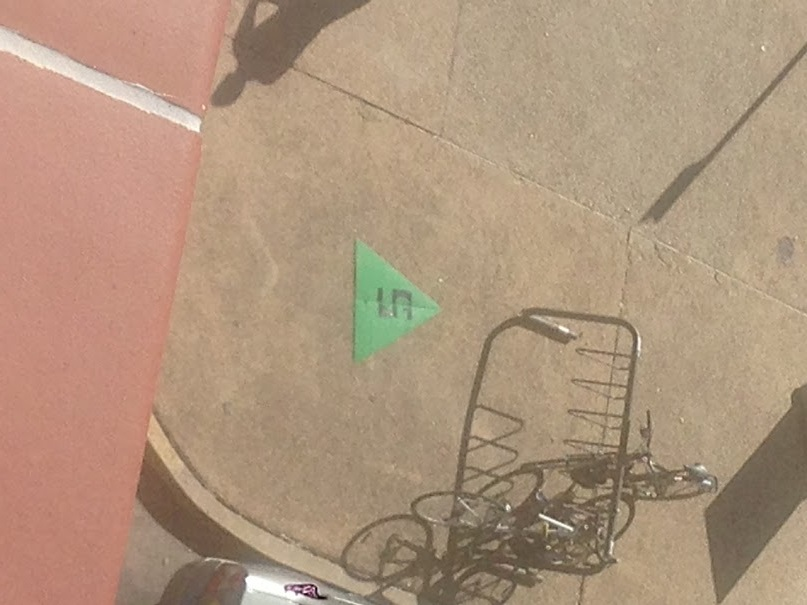
%> input picture practicingCVAbbas/test_images/2014-10-26-2.jpg, 807 x 605 px
$ octave startOOPTesting.m   (GNU Octave 9; MATLAB toolbox functions it lacks are replaced by stand-ins)
%> lines starting %> are read from the running program, lines starting %| are printed output that depends on the picture; in (x1, y1, x2, y2) boxes, pixels count from 0 and x2, y2 are one past the last pixel; in counts of white or black regions, pixels touching at a corner belong together; the program's own positions count from 1
origImg = imread('test_images/2014-10-26-2.jpg');
%> origImg is the input picture: size 605x807x3 uint8; mean R, G, B 175.1, 148.9, 125.3
%figure; imshow(origImg); title('Original Image');

%make grayscale image
grayImg = rgb2gray(origImg);
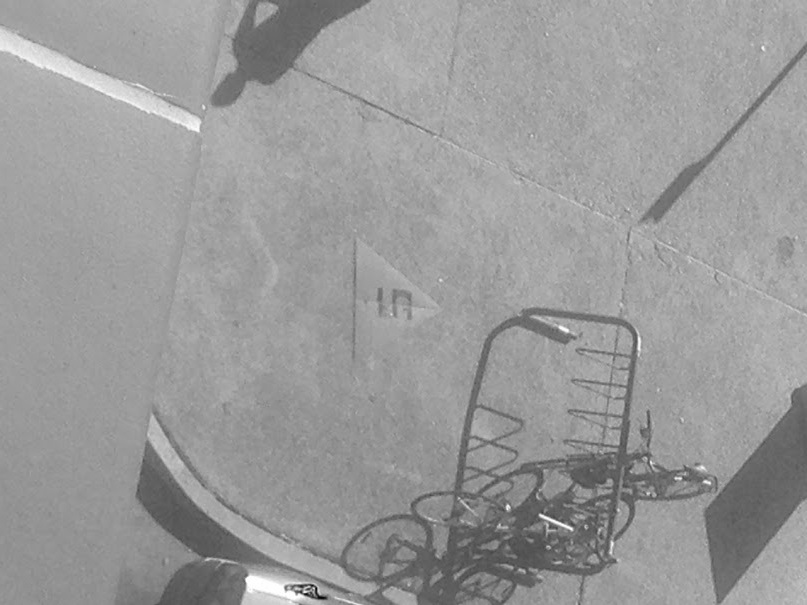
%> grayImg: size 605x807 uint8; min 4, max 255, mean 154
%figure; imshow(grayImg); title('Grayscale Image');

%make black and white image
bwImg = im2bw(origImg);
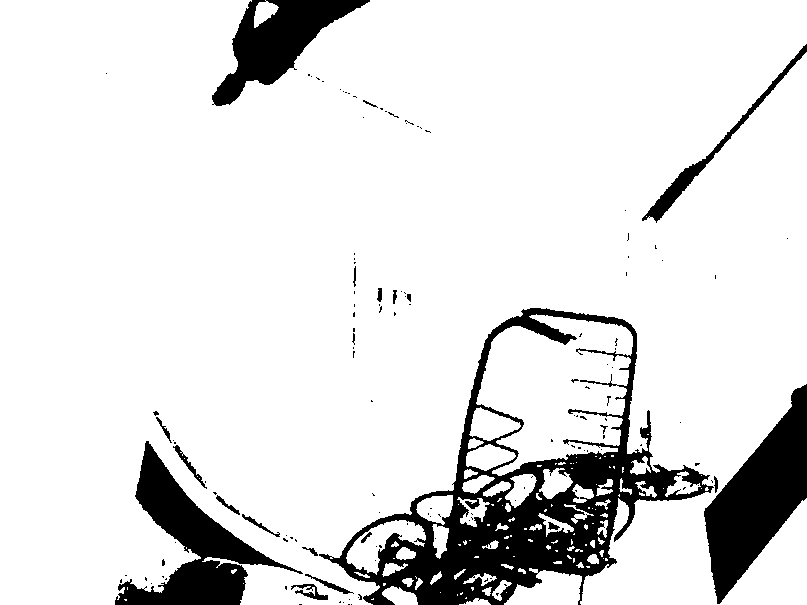
%> bwImg: size 605x807 logical; 88% white; 139 black regions (117 under 20 px), largest, box (x1, y1, x2, y2) and area: (319, 308, 714, 605) 27961, (704, 384, 807, 604) 10656, (115, 441, 303, 605) 9588
%figure; imshow(bwImg); title('Black and White Image');

%make hsv images
hsvImg = rgb2hsv(origImg);
%> hsvImg: size 605x807x3 double; mean H, S, V 0.0855, 0.287, 0.689
%figure; imshow(hsvImg); title('HSV Image');
%hsv1
hsv1Img = hsvImg(:,:,1);
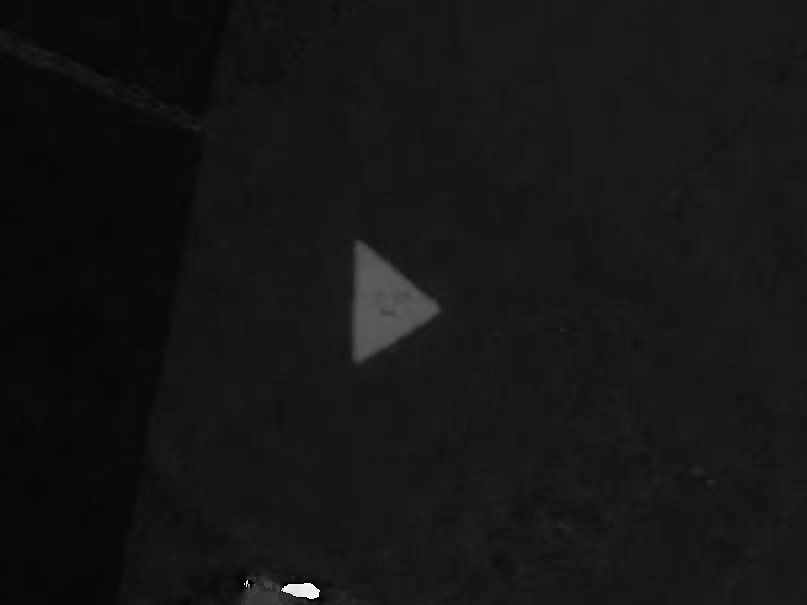
%> hsv1Img: size 605x807 double; min 0, max 0.992, mean 0.0855
%figure; imshow(hsv1Img); title('HSV 1 Image');
%hsv2
hsv2Img = hsvImg(:,:,2);
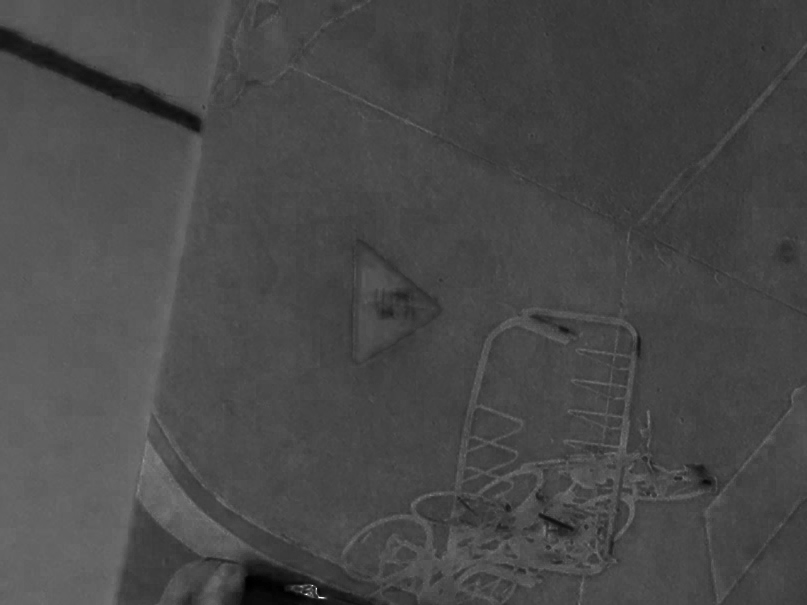
%> hsv2Img: size 605x807 double; min 0, max 1, mean 0.287
%figure; imshow(hsv2Img); title('HSV 2 Image');
%hsv3
hsv3Img = hsvImg(:,:,3);
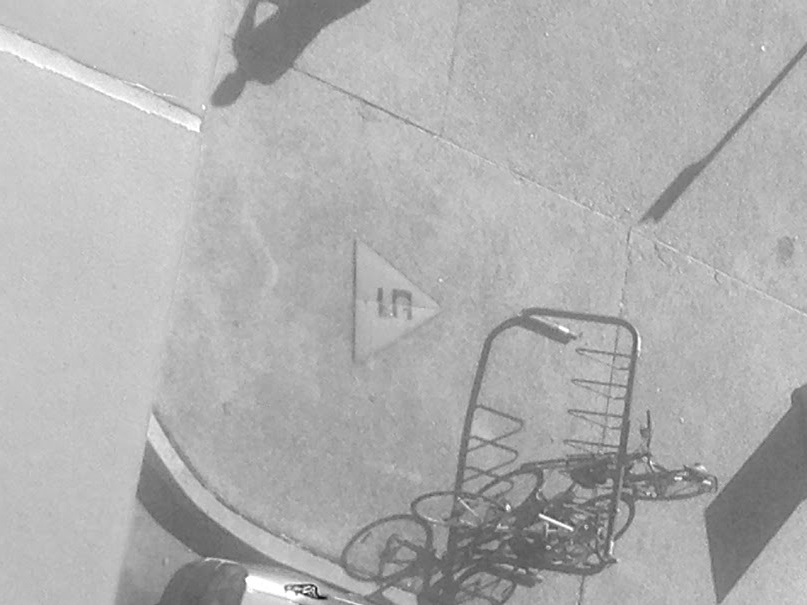
%> hsv3Img: size 605x807 double; min 0.0471, max 1, mean 0.689
%figure; imshow(hsv3Img); title('HSV 3 Image');

%make histeq images
histImg = histeq(hsv1Img);
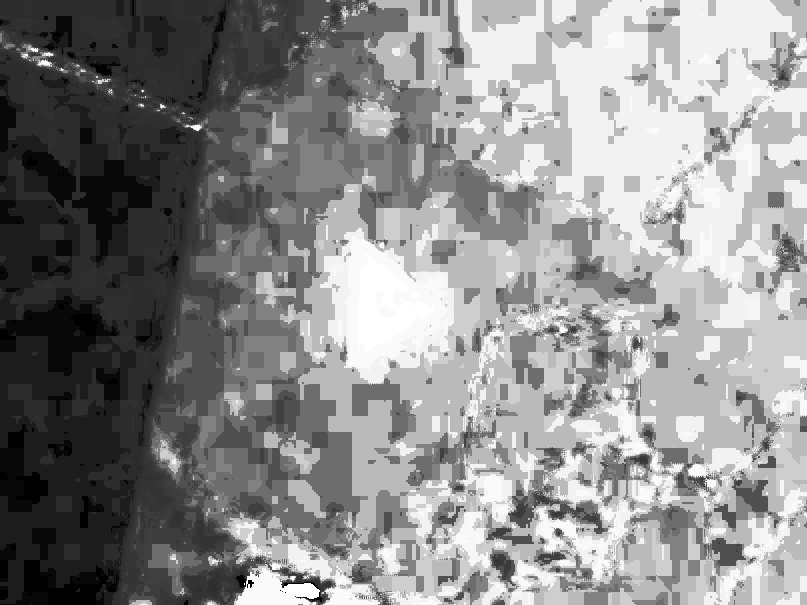
%> histImg: size 605x807 double; min 0, max 1, mean 0.547
figure; imshow(histImg); title('Histogram Equalized');

$ run again, with practicingCVAbbas/test_images/2014-10-26.jpg copied over practicingCVAbbas/test_images/2014-10-26-2.jpg
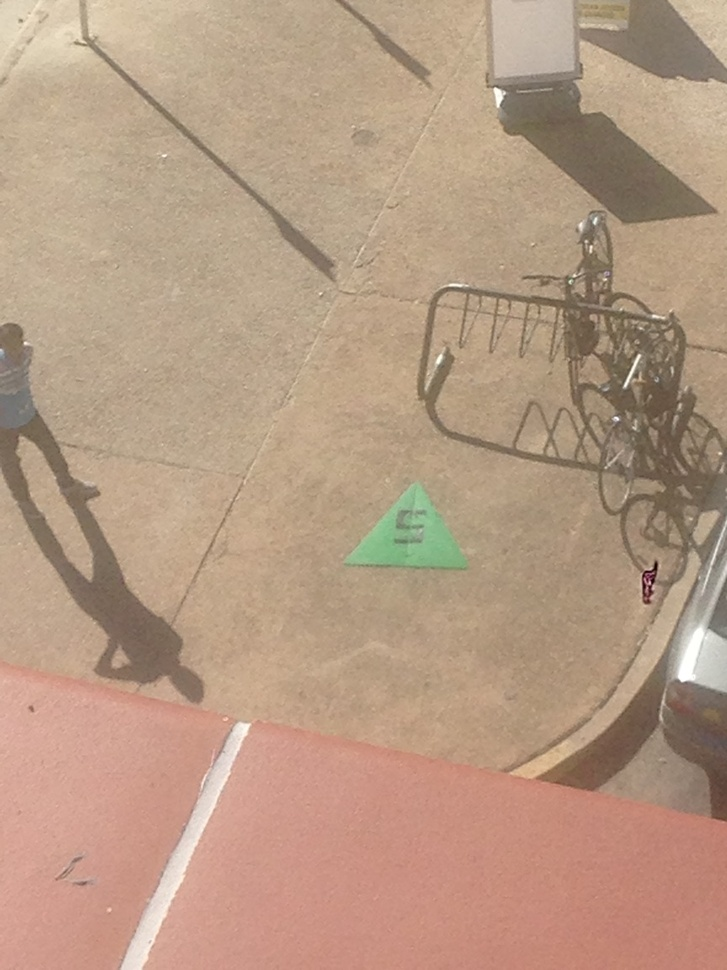
%> input picture practicingCVAbbas/test_images/2014-10-26.jpg, 727 x 970 px, shrunk from 864 x 1152 before the run
%> origImg is the input picture: size 970x727x3 uint8; mean R, G, B 182.6, 154.2, 131.9
%> `bwImg = im2bw(origImg);`:
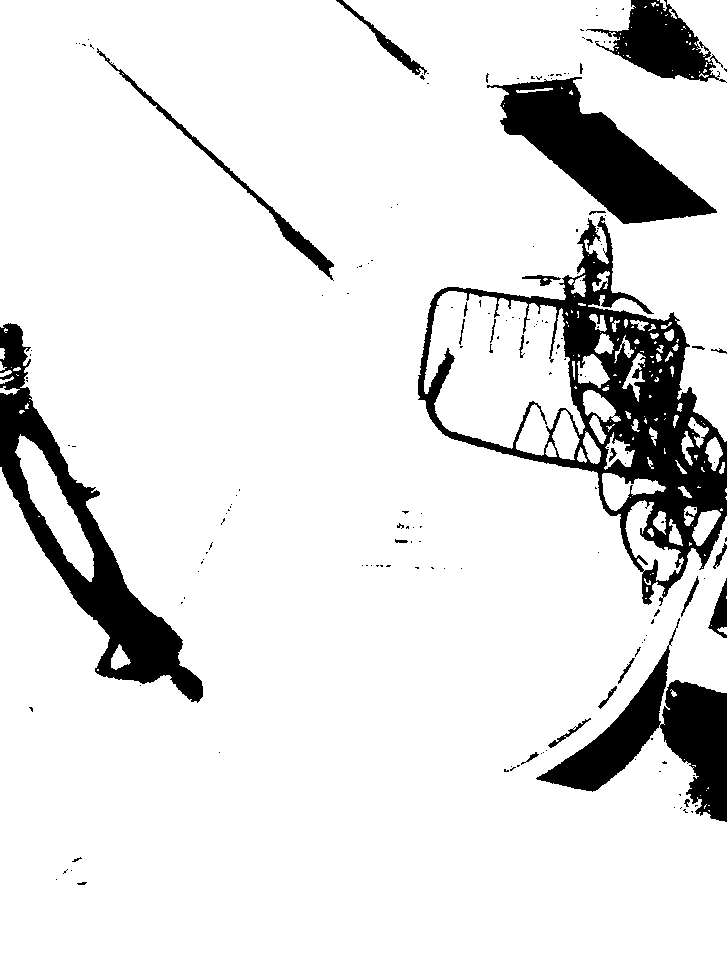
%> bwImg: size 970x727 logical; 88.7% white; 175 black regions (147 under 20 px), largest, box (x1, y1, x2, y2) and area: (418, 216, 727, 606) 27353, (0, 323, 203, 703) 16158, (487, 77, 717, 224) 13571
%> hsvImg: size 970x727x3 double; mean H, S, V 0.0791, 0.279, 0.718
%> `histImg = histeq(hsv1Img);`:
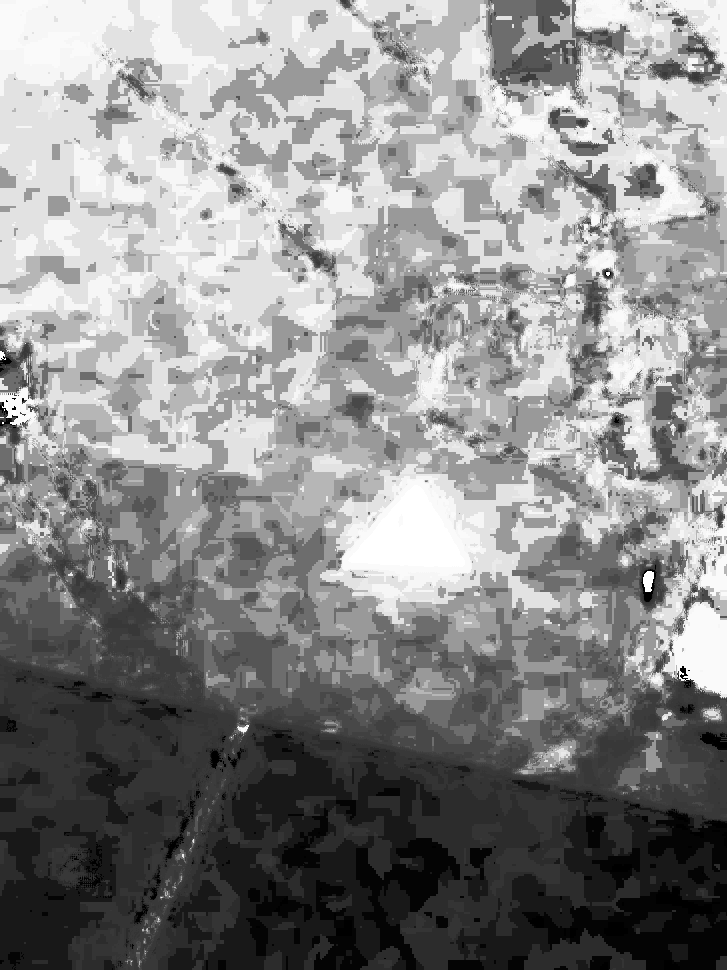
%> histImg: size 970x727 double; min 0, max 1, mean 0.544
